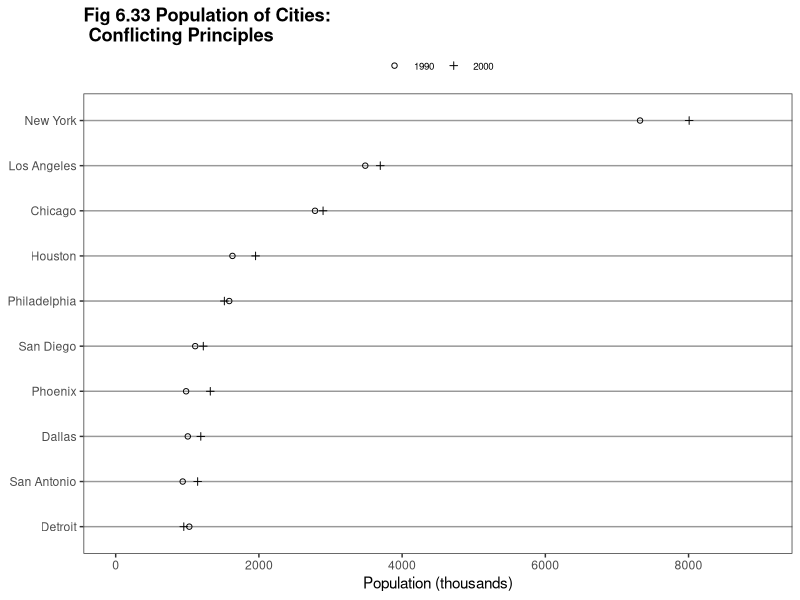
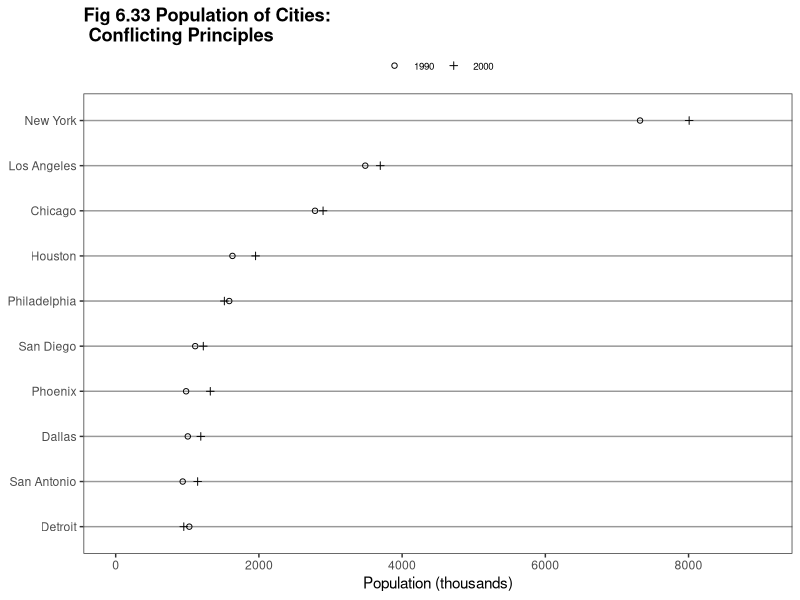

The R script that drew these images, in order:
library(ggplot2)
library(reshape2)
library(grid)

this_base <- "fig06-33_population-of-cities-conflicting-principles"

my_data <- data.frame(
  city = c("New York", "Los Angeles", "Chicago", "Houston", "Philadelphia", 
           "San Diego", "Detroit", "Dallas", "Phoenix", "San Antonio"),
  population_1990 = c(7322564, 3485398, 2783726, 1630553, 1585577, 
                      1110549, 1027974, 1006877, 983403, 935933),
  population_2000 = c(8008278, 3694820, 2896016, 1953631, 1517550, 
                      1223400, 951270,  1188580, 1321045, 1144646))

my_data_long <- melt(my_data, "city", c("population_1990", "population_2000"), 
                  "year", "population")

p <- ggplot(my_data_long, aes(x = value/1000, y = reorder(city, value))) +
  geom_point(aes(shape = year), size = 1.5) +
  scale_shape_manual(values = c(1,3), labels = c("1990", "2000")) +
  scale_x_continuous(breaks = seq(0, 8000, 2000), limits = c(0, 9000)) +
  labs(x = "Population (thousands)", y = NULL) +
  ggtitle("Fig 6.33 Population of Cities:\n Conflicting Principles") + 
  theme_bw() +
  theme(panel.grid.major.x = element_blank(),
        panel.grid.major.y = element_line(colour = "grey60"),
        panel.grid.minor.x = element_blank(),
        plot.title = element_text(size = rel(1.2), face = "bold"),
        legend.title = element_blank(),
        legend.key = element_blank(),
        legend.position = "top",
        legend.text = element_text(size = 7),
        legend.key.height = unit(0,"line")) 

p

ggsave(paste0(this_base, ".png"), 
       p, width = 5, height = 7)
